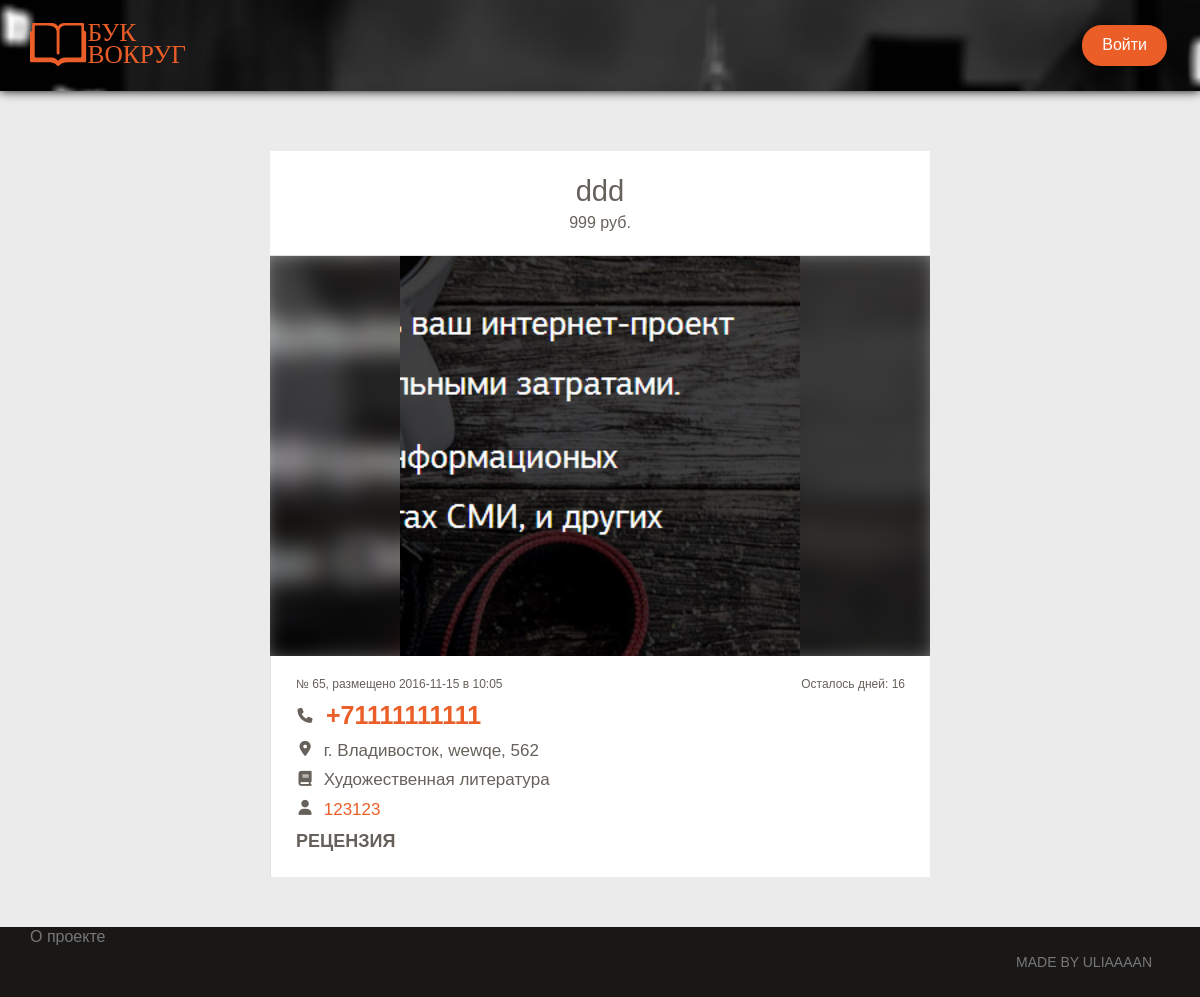
The page /book.php?bookid=65 on the database its author committed.
### tables this page shows
CREATE TABLE `books` (
  `id` int(11) NOT NULL,
  `user_id` varchar(10) NOT NULL,
  `booktitle` varchar(100) NOT NULL,
  `bookgenre_id` varchar(10) NOT NULL,
  `textbook` varchar(500) NOT NULL,
  `price` varchar(10) NOT NULL,
  `imgbookurl` varchar(100) NOT NULL,
  `addtime` varchar(20) NOT NULL,
  `endtime` varchar(20) NOT NULL,
  `city_id` varchar(10) NOT NULL
);

CREATE TABLE `users` (
  `id` int(11) NOT NULL,
  `login` varchar(50) NOT NULL,
  `password` varchar(50) NOT NULL,
  `email` varchar(50) NOT NULL,
  `telephone` varchar(10) NOT NULL,
  `city_id` int(10) NOT NULL,
  `street` varchar(50) NOT NULL,
  `building` varchar(10) NOT NULL
);

CREATE TABLE `citys` (
  `id` int(10) NOT NULL,
  `city` varchar(50) NOT NULL
);

CREATE TABLE `bookgenre` (
  `id` int(11) NOT NULL,
  `genre` varchar(50) NOT NULL
);

### functions.php (called while the page is built, shortened)
<?
	$connect = mysqli_connect('localhost', 'root', '12345678','bookvokrug');
	function title() {
	global $connect;
	if ($_GET['bookid']) {
		$bookid = $_GET['bookid'];
		$bookquery = $connect->query("SELECT * FROM `books` WHERE `id` = '$bookid'");
		$bookquery_res = mysqli_fetch_assoc($bookquery);
		$booktitle = $bookquery_res['booktitle'];
    } else if ($_GET['noactivebookid']) {
    	$bookid = $_GET['noactivebookid'];
		$bookquery = $connect->query("SELECT * FROM `booksold` WHERE `id` = '$bookid'");
		$bookquery_res = mysqli_fetch_assoc($bookquery);
		$booktitle = $bookquery_res['booktitle'];
    } else if ($_GET['userid']) {
    	$userid = $_GET['userid'];
		$bookquery = $connect->query("SELECT * FROM `users` WHERE `id` = '$userid'");
		$bookquery_res = mysqli_fetch_assoc($bookquery);
		$userlogin = $bookquery_res['login'];
    } else if ($_GET['editbookid']) {
    	$bookid = $_GET['editbookid'];
		$bookquery = $connect->query("SELECT * FROM `books` WHERE `id` = '$bookid'");
		$bookquery_res = mysqli_fetch_assoc($bookquery);
		$booktitle = $bookquery_res['booktitle'];
    }
	}
	if (isset($_GET['bookid'])) {
		$bookid = $_GET['bookid'];
		$bookquery = $connect->query("SELECT `id`, `user_id`, `booktitle`,`bookgenre_id`,`textbook`,`price`,`imgbookurl`,`addtime`,`endtime` FROM `books` WHERE `id` = '$bookid'");
		$bookquery_res = mysqli_fetch_assoc($bookquery);
		$book_price = $bookquery_res['price'];
		$book_imgbookurl = $bookquery_res['imgbookurl'];
		$book_addtime = $bookquery_res['addtime'];
		$book_endtime = $bookquery_res['endtime'];
		$book_user_id = $bookquery_res['user_id'];
		$book_user_id_query = $connect->query("SELECT `id`, `login`, `password`,`email`,`telephone`,`city_id`,`street`,`building` FROM `users` WHERE `id` = '$book_user_id'");
		$book_user_id_query_mass = mysqli_fetch_assoc($book_user_id_query);
		$book_user_login = $book_user_id_query_mass['login'];
		$book_user_telephone = $book_user_id_query_mass['telephone'];
		$book_user_street = $book_user_id_query_mass['street'];
		$book_user_building = $book_user_id_query_mass['building'];
		$book_user_city_id = $book_user_id_query_mass['city_id'];
		$book_user_city_id_query = $connect->query("SELECT `id`, `city` FROM `citys` WHERE `id` = '$book_user_city_id'");
		$book_user_city_id_query_mass = mysqli_fetch_assoc($book_user_city_id_query);
		$book_user_city = $book_user_city_id_query_mass['city'];
		$book_genre_id = $bookquery_res['bookgenre_id'];
		$book_genre_id_query = $connect->query("SELECT `id`, `genre` FROM `bookgenre` WHERE `id` = '$book_genre_id'");
		$book_genre_id_query_mass = mysqli_fetch_assoc($book_genre_id_query);
		$book_genre_name = $book_genre_id_query_mass['genre'];
		if ($book_endtime > time()) {
			$book_day_to_zero = ($book_endtime - time())/86400;
		} else {
			$book_day_to_zero = 0;
		}
	}
?>

### book.php (the view, shortened to what this page needs)
<? include ('header.php') ?>
<section id="bookpage" class="section-with-space">
	<div class="container center-block text-center">
		<div class="bookmb">
			<div class="bookmb-title"><h3><? echo $booktitle; ?></h3><? echo $book_price; ?> руб.</div>
			<div class="bookmb-main">
			<div class="bookmb-left">
				<div class="bookmb-img">
					<img class="bgbooks" src="http://localhost:88/<? echo $book_imgbookurl; ?>">
				</div>
			</div>
			<div class="bookmb-right">
				<div class="bookmb-info">
					<div class="bookmb-info-top">№ <? echo $bookid; ?>, размещено <? echo date('Y-m-d', $book_addtime); ?> в <? echo date('H:i', $book_addtime); ?>
					</div>
					<div class="bookmb-info-top-right">Осталось дней: <? echo (int)$book_day_to_zero; ?></div>
					<br>
					<div class="bookmb-info-main">
						<div class="bookmb-info-main-simple bookmb-info-main-tel"><small><i class="fa fa-phone" aria-hidden="true"></i></small>
							<a href="tel: 8<? echo $book_user_telephone; ?>">+7<? echo $book_user_telephone; ?></a></div>
							<div class="bookmb-info-main-simple"><small><i class="fa fa-map-marker" aria-hidden="true"></i></small>
						г. <? echo $book_user_city; ?>, <? echo $book_user_street; ?>, <? echo $book_user_building; ?></div>
						<div class="bookmb-info-main-simple"><small><i class="fa fa-book" aria-hidden="true"></i></small>
							<? echo $book_genre_name; ?></div>
						<div class="bookmb-info-main-simple"><small><i class="fa fa-user" aria-hidden="true"></i></small>
							<a href="profile.php?userid=<? echo$book_user_id; ?>"><? echo $book_user_login; ?></a></div>
						<div class="bookmb-contacts-adres">
						<h6>Рецензия</h6>
						</div>
					</div>
				</div>
			</div>
			</div>
		</div>
	</div>
</section>
<? include ('footer.php') ?>

### assets/css/main.css (style rules this page uses)
html { position: relative; min-height: 100%; }
body { margin-bottom: 60px; padding-right: 0px !important; background-color: #EBEBEB; }
.bookmb { max-width: 660px; margin: 0 auto; background-color: #fff; }
.bookmb-title { border-bottom: 1px solid #e1e1e1; padding: 20px; }
.bookmb-title h3 { margin: 0px !important; }
.bookmb-img { position: relative; text-align: center; display: inline-block; vertical-align: top; overflow: hidden; width: 100%; height: 100%; }
.bookmb-img img { position: relative; height: 400px; }
.bookmb-info { text-align: left; padding: 20px 25px 15px 25px; border-left: 1px solid #e1e1e1; }
.bookmb-info-top { float: left; font-size: 12px; }
.bookmb-info-top-right { float: right; font-size: 12px; }
.bookmb-info-top-right { float: right; }
.bookmb-info-main { font-size: 20px; text-align: left; }
.bookmb-info-main a { color: #EB5E28; }
.bookmb-info-main-simple { font-size: 17px; margin-bottom: 5px; }
.bookmb-info-main-simple i { font-size: 15px; margin-right: 5px; }
.bookmb-info-main-simple small { vertical-align: text-bottom; }
.bookmb-info-main-tel { font-size: 25px; font-weight: bold; }

### rows shown on the page
books: booktitle "ddd", price "999", imgbookurl (picture), addtime "2016-11-15", addtime "10:05", endtime "16"
users: telephone "1111111111", street "wewqe", building "562", login "123123"
citys: city "Владивосток"
bookgenre: genre "Художественная литература"

### other values the page prints
$bookid "65"
